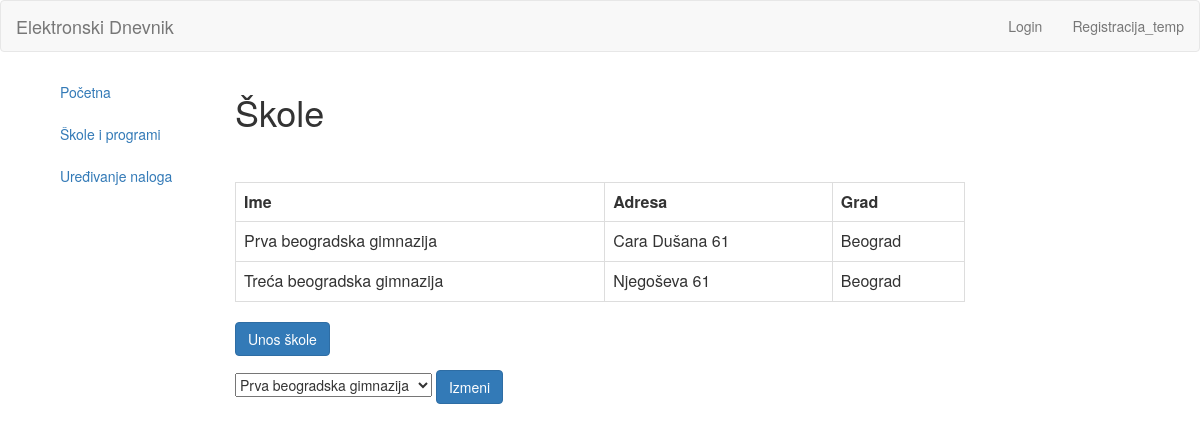
/index.php/administrator/skole, run on an earlier commit of the app's database.
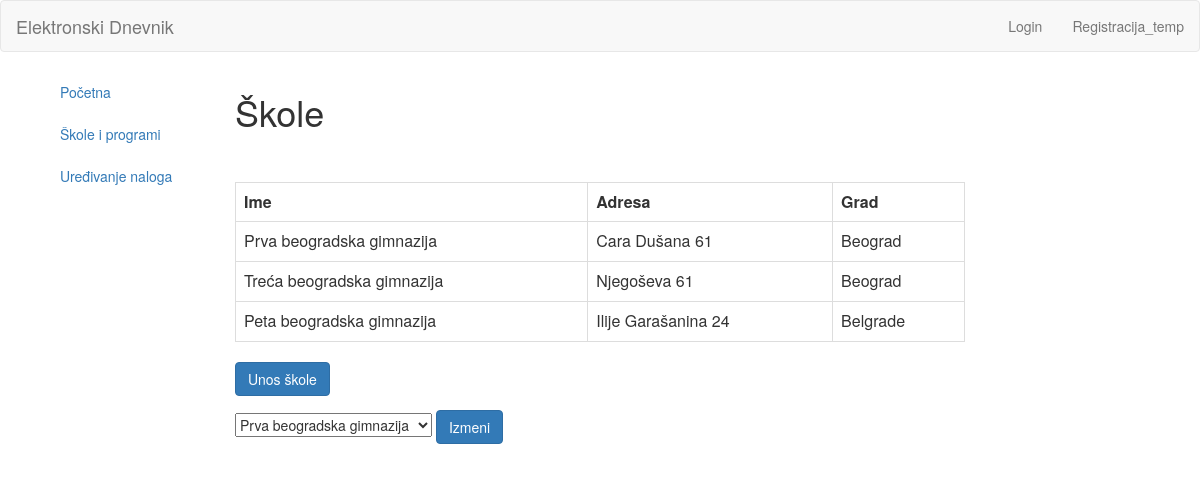
And on a later commit of the database.
### tables this page shows
CREATE TABLE `skola` (
  `id` int(11) NOT NULL,
  `ime` varchar(255) NOT NULL,
  `adresa` varchar(255) NOT NULL,
  `grad` varchar(255) NOT NULL
);

### application/controllers/Administrator.php (called while the page is built, shortened)
<?php
	class Administrator extends CI_Controller{
		public function skole(){
			$data['title'] = 'Škole';
			$data['skole'] = $this->Administrator_model->getSkole();
			$this->form_validation->set_rules('skola', 'Skola', 'required');
			if($this->form_validation->run() === FALSE){
				$this->load->view('templates/header');
				$this->load->view('administrator/skole', $data);
				$this->load->view('templates/footer');
			}
			else{
				$this->izmenaSkole($this->input->post('skola'));
			}
		}
	}

### index.php (called while the page is built, shortened)
<?php
require_once BASEPATH.'core/CodeIgniter.php';

### application/models/Administrator_model.php (called while the page is built, shortened)
<?php
	class Administrator_model extends CI_Model{
		public function getSkole(){
			$query = $this->db->get("skola");
			return $query;
		}
	}

### application/views/administrator/skole.php (the view)
<div class="col col-lg-2 col-md-3 col-sm-3 col-xs-12 left-container">
	<div class="tm-left-inner-container">
		<ul class="nav nav-stacked css-nav">
			<li><a href="<?php echo base_url(); ?>administrator">Početna</a></li>
			<li><a href="<?php echo base_url(); ?>administrator/skole">Škole i programi</a></li>
			<li><a href="<?php echo base_url(); ?>administrator/uredjivanje">Uređivanje naloga</a></li>
		</ul>
	</div>
</div>
<div class="col col-lg-8 col-md-7 col-sm-7 col-xs-12 right-container">
	<div class="tm-right-inner-container">
		<h1><?php echo $title; ?></h1>
		<br><br>
		<table class = "table table-bordered">
			<tr colspan = "5">
				<td><strong>Ime</strong></td>
				<td><strong>Adresa</strong></td>
				<td><strong>Grad</strong></td>
			</tr>
			<?php
			foreach($skole->result() as $row)
			{
				?>
				<tr>
					<td> <?php echo $row->ime; ?> </td>
					<td> <?php echo $row->adresa; ?> </td>
					<td> <?php echo $row->grad; ?> </td>
				</tr>
				<?php
			}
			?>
		</table>
		<form action="<?php echo base_url(); ?>administrator/unosSkole">
			<button type="submit" class="btn btn-primary" />Unos škole</button>
		</form>
		<?php echo form_open('administrator/skole'); ?>
			<form action="<?php echo base_url(); ?>administrator/izmenaSkole">
				<?php
					echo "<select name='skola'>";
					foreach($skole->result() as $row) {
					?>
						echo "<option value="<?php echo $row->id; ?>"><?php echo $row->ime; ?></option>";
					<?php
					}
					echo "</select>";
				?>
				<button type="submit" class="btn btn-primary" />Izmeni</button>
			</form>
		<?php echo form_close(); ?>
	</div>
</div>

### application/views/templates/header.php (shortened to what this page needs)
<html>
	<head>
		<link rel="stylesheet" href="https://maxcdn.bootstrapcdn.com/bootstrap/3.3.7/css/bootstrap.min.css">
	</head>
	<body>
		<nav class="navbar navbar-default">
		<div class="container-fluid">
			<div class="navbar-header">
				<a class="navbar-brand" href="#">Elektronski Dnevnik</a>
			</div>
			<div id="navbar">
				<ul class="nav navbar-nav navbar-right">
					<?php if(!$this->session->userdata('logged_in')) : ?>
						<li><a href="<?php echo base_url(); ?>users/login">Login</a></li>
					<?php endif; ?>
					<li><a href="<?php echo base_url(); ?>users/register">Registracija_temp</a></li>
				</ul>
			</div>
		</div>
		</nav>
		<div class="container">

### application/views/templates/footer.php
</div>
</body>
</html>

What changed in the data, as far as the page shows it:
added skola: ime "Peta beogradska gimnazija", adresa "Ilije Garašanina 24", grad "Belgrade"
